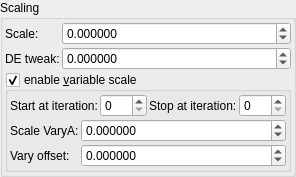
    <widget class="QGroupBox" name="groupBox_9">
     <property name="toolTip">
      <string/>
     </property>
     <property name="title">
      <string>Scaling</string>
     </property>
     <layout class="QVBoxLayout" name="verticalLayout_13" stretch="0,0">
      <property name="spacing">
       <number>2</number>
      </property>
      <property name="leftMargin">
       <number>2</number>
      </property>
      <property name="topMargin">
       <number>2</number>
      </property>
      <property name="rightMargin">
       <number>2</number>
      </property>
      <property name="bottomMargin">
       <number>2</number>
      </property>
      <item>
       <layout class="QGridLayout" name="gridLayout_32" columnstretch="0,1">
        <property name="spacing">
         <number>2</number>
        </property>
        <item row="2" column="0">
         <widget class="QLabel" name="label_152">
          <property name="text">
           <string>DE tweak:</string>
          </property>
         </widget>
        </item>
        <item row="1" column="1">
         <widget class="MyDoubleSpinBox" name="spinbox_transf_scale_1">
          <property name="sizePolicy">
           <sizepolicy hsizetype="Minimum" vsizetype="Maximum">
            <horstretch>0</horstretch>
            <verstretch>0</verstretch>
           </sizepolicy>
          </property>
          <property name="toolTip">
           <string>&lt;html&gt;&lt;head/&gt;&lt;body&gt;&lt;p&gt;Scale above 1.0 renders faster&lt;/p&gt;&lt;/body&gt;&lt;/html&gt;</string>
          </property>
          <property name="prefix">
           <string/>
          </property>
          <property name="suffix">
           <string/>
          </property>
          <property name="decimals">
           <number>6</number>
          </property>
          <property name="minimum">
           <double>-99.989999999999995</double>
          </property>
          <property name="maximum">
           <double>99.989999999999995</double>
          </property>
          <property name="singleStep">
           <double>0.100000000000000</double>
          </property>
         </widget>
        </item>
        <item row="1" column="0">
         <widget class="QLabel" name="label_8">
          <property name="text">
           <string>Scale:</string>
          </property>
         </widget>
        </item>
        <item row="2" column="1">
         <widget class="MyDoubleSpinBox" name="spinbox_analyticDE_offset_1">
          <property name="sizePolicy">
           <sizepolicy hsizetype="Minimum" vsizetype="Maximum">
            <horstretch>0</horstretch>
            <verstretch>0</verstretch>
           </sizepolicy>
          </property>
          <property name="toolTip">
           <string>&lt;html&gt;&lt;head/&gt;&lt;body&gt;&lt;p&gt;Reduce DE tweak until quality is affected&lt;/p&gt;&lt;/body&gt;&lt;/html&gt;</string>
          </property>
          <property name="prefix">
           <string/>
          </property>
          <property name="suffix">
           <string/>
          </property>
          <property name="decimals">
           <number>6</number>
          </property>
          <property name="minimum">
           <double>-99.989999999999995</double>
          </property>
          <property name="maximum">
           <double>99.989999999999995</double>
          </property>
          <property name="singleStep">
           <double>0.100000000000000</double>
          </property>
         </widget>
        </item>
       </layout>
      </item>
      <item>
       <widget class="MyGroupBox" name="groupCheck_transf_function_enabledK_false">
        <property name="title">
         <string>enable &amp;variable scale</string>
        </property>
        <property name="checkable">
         <bool>true</bool>
        </property>
        <layout class="QVBoxLayout" name="verticalLayout_15" stretch="0,0">
         <property name="spacing">
          <number>2</number>
         </property>
         <property name="leftMargin">
          <number>2</number>
         </property>
         <property name="topMargin">
          <number>2</number>
         </property>
         <property name="rightMargin">
          <number>2</number>
         </property>
         <property name="bottomMargin">
          <number>2</number>
         </property>
         <item>
          <layout class="QHBoxLayout" name="horizontalLayout_10" stretch="0,0,0,0">
           <property name="topMargin">
            <number>0</number>
           </property>
           <item>
            <widget class="QLabel" name="label_271">
             <property name="text">
              <string>Start at iteration:</string>
             </property>
            </widget>
           </item>
           <item>
            <widget class="MySpinBox" name="spinboxInt_transf_start_iterations_K">
             <property name="sizePolicy">
              <sizepolicy hsizetype="Minimum" vsizetype="Maximum">
               <horstretch>0</horstretch>
               <verstretch>0</verstretch>
              </sizepolicy>
             </property>
             <property name="maximum">
              <number>999</number>
             </property>
            </widget>
           </item>
           <item>
            <widget class="QLabel" name="label_272">
             <property name="text">
              <string>Stop at iteration:</string>
             </property>
            </widget>
           </item>
           <item>
            <widget class="MySpinBox" name="spinboxInt_transf_stop_iterations_K">
             <property name="sizePolicy">
              <sizepolicy hsizetype="Minimum" vsizetype="Maximum">
               <horstretch>0</horstretch>
               <verstretch>0</verstretch>
              </sizepolicy>
             </property>
             <property name="maximum">
              <number>999</number>
             </property>
            </widget>
           </item>
          </layout>
         </item>
         <item>
          <layout class="QGridLayout" name="gridLayout_31" columnstretch="0,1">
           <property name="spacing">
            <number>2</number>
           </property>
           <item row="1" column="1">
            <widget class="MyDoubleSpinBox" name="spinbox_transf_scale_vary_0">
             <property name="sizePolicy">
              <sizepolicy hsizetype="Minimum" vsizetype="Maximum">
               <horstretch>0</horstretch>
               <verstretch>0</verstretch>
              </sizepolicy>
             </property>
             <property name="prefix">
              <string/>
             </property>
             <property name="suffix">
              <string/>
             </property>
             <property name="decimals">
              <number>6</number>
             </property>
             <property name="minimum">
              <double>-99.989999999999995</double>
             </property>
             <property name="maximum">
              <double>99.989999999999995</double>
             </property>
             <property name="singleStep">
              <double>0.100000000000000</double>
             </property>
            </widget>
           </item>
           <item row="2" column="1">
            <widget class="MyDoubleSpinBox" name="spinbox_transf_scaleC_1">
             <property name="sizePolicy">
              <sizepolicy hsizetype="Minimum" vsizetype="Maximum">
               <horstretch>0</horstretch>
               <verstretch>0</verstretch>
              </sizepolicy>
             </property>
             <property name="prefix">
              <string/>
             </property>
             <property name="suffix">
              <string/>
             </property>
             <property name="decimals">
              <number>6</number>
             </property>
             <property name="minimum">
              <double>-99.989999999999995</double>
             </property>
             <property name="maximum">
              <double>99.989999999999995</double>
             </property>
             <property name="singleStep">
              <double>0.100000000000000</double>
             </property>
            </widget>
           </item>
           <item row="2" column="0">
            <widget class="QLabel" name="label_150">
             <property name="text">
              <string>Vary offset:</string>
             </property>
            </widget>
           </item>
           <item row="1" column="0">
            <widget class="QLabel" name="label_145">
             <property name="text">
              <string>Scale VaryA:</string>
             </property>
            </widget>
           </item>
          </layout>
         </item>
        </layout>
       </widget>
      </item>
     </layout>
    </widget>
